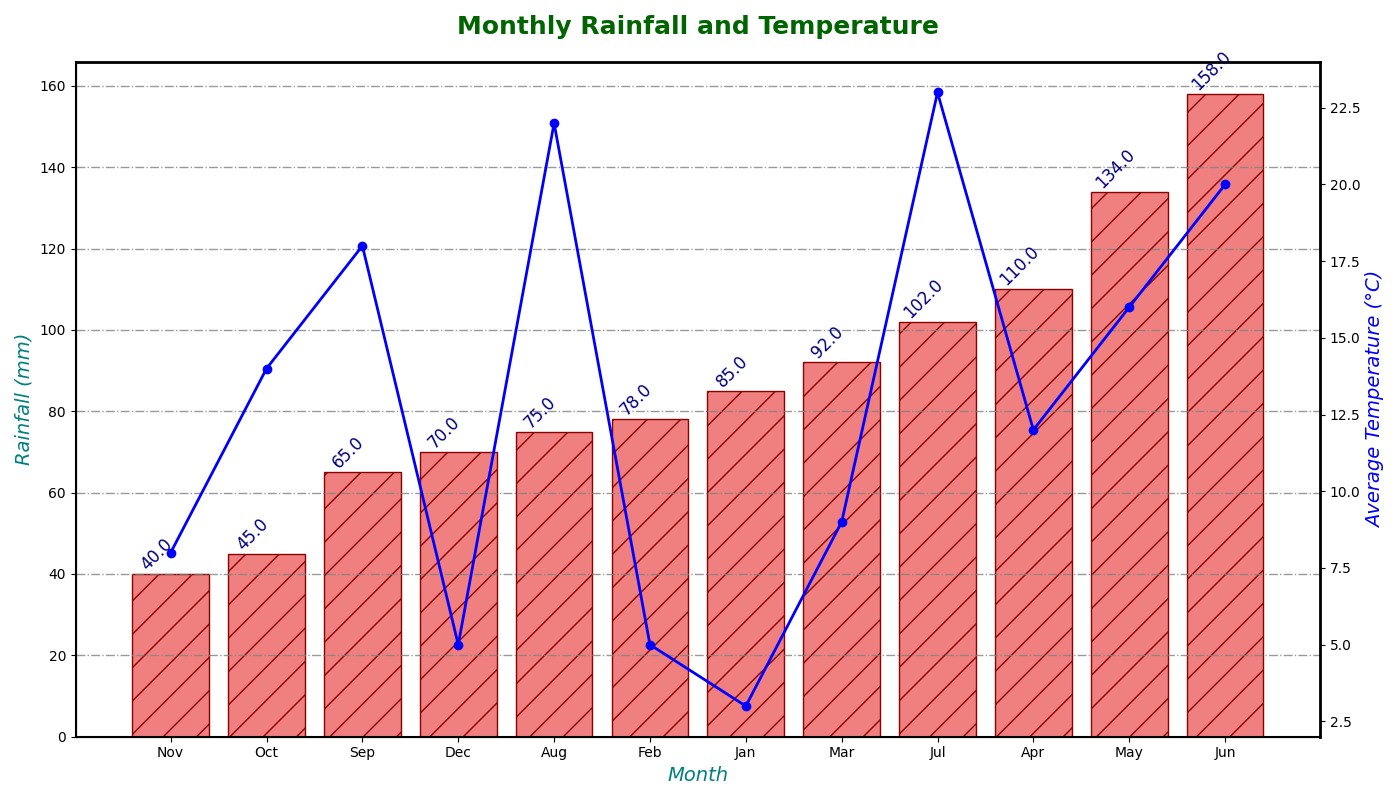

Write Python code to recreate this figure.
import matplotlib.pyplot as plt
import numpy as np

months = np.arange(1, 13)
rainfall = np.array([85, 78, 92, 110, 134, 158, 102, 75, 65, 45, 40, 70])
avg_temperature = np.array([3, 5, 9, 12, 16, 20, 23, 22, 18, 14, 8, 5])

sorted_indices = np.argsort(rainfall)
sorted_rainfall = rainfall[sorted_indices]
sorted_avg_temp = avg_temperature[sorted_indices]
sorted_month_labels = np.array(['Jan', 'Feb', 'Mar', 'Apr', 'May', 'Jun', 'Jul', 'Aug', 'Sep', 'Oct', 'Nov', 'Dec'])[sorted_indices]

fig, ax1 = plt.subplots(figsize=(14, 8))

ax1.bar(sorted_month_labels, sorted_rainfall, color='lightcoral', edgecolor='darkred', hatch='/')
for bar in ax1.containers[0]:
    height = bar.get_height()
    ax1.annotate(f'{height:.1f}', xy=(bar.get_x() + bar.get_width() / 2, height), 
                 xytext=(-10, 3), textcoords='offset points', rotation=45, ha='center', fontsize=12, color='navy')

ax1.set_title("Monthly Rainfall and Temperature", fontsize=18, fontweight='heavy', pad=20, color='darkgreen')
ax1.set_xlabel("Month", fontsize=14, style='italic', color='teal')
ax1.set_ylabel("Rainfall (mm)", fontsize=14, style='italic', color='teal')
ax1.grid(axis='y', color='gray', linestyle='-.', linewidth=1, alpha=0.8)
ax1.spines['top'].set_linewidth(2)
ax1.spines['right'].set_linewidth(2)
ax1.spines['bottom'].set_linewidth(1.5)
ax1.spines['left'].set_linewidth(1.5)

ax2 = ax1.twinx()
ax2.plot(sorted_month_labels, sorted_avg_temp, color='blue', marker='o', linestyle='-', linewidth=2)
ax2.set_ylabel("Average Temperature (°C)", fontsize=14, style='italic', color='blue')

plt.tight_layout()
plt.show()
